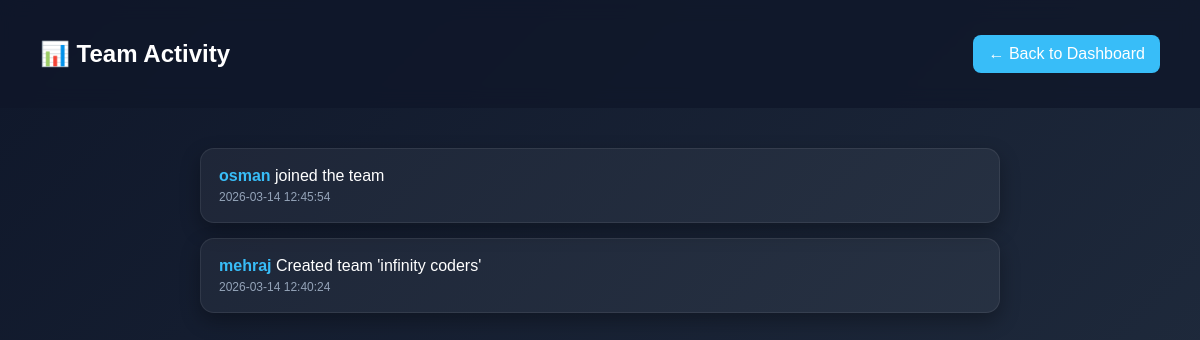
Screenshot of /team_activity (signed in) with the database file from the repository.
### tables this page shows
CREATE TABLE activity_logs (
            id INTEGER PRIMARY KEY AUTOINCREMENT,
            username TEXT,
            action TEXT,
            team_id INTEGER,
            project_id INTEGER,
            timestamp DATETIME DEFAULT CURRENT_TIMESTAMP
         );

### app.py (the view)
@app.route("/team_activity")
def team_activity():
    if not session.get("logged_in"):
        return redirect("/login")
    username = session.get("username")
    conn = sqlite3.connect("users.db",timeout=10)
    cursor = conn.cursor()
    cursor.execute("""
        SELECT username, action, timestamp
        FROM activity_logs
        WHERE team_id IN (
            SELECT team_id FROM team_members WHERE username=?
        )
        ORDER BY id DESC
        LIMIT 20
    """, (username,))
    activities = cursor.fetchall()
    conn.close()
    return render_template(
        "team_activity.html",
        activities=activities
    )

### templates/team_activity.html (shortened to what this page needs)
<!DOCTYPE html>
<html>
<head>
</head>
<body>
<div class="navbar">
<h2>📊 Team Activity</h2>
<a href="/dashboard" class="back">
← Back to Dashboard
</a>
</div>
<div class="container">
{% for a in activities %}
<div class="activity-card">
<span class="user">{{ a[0] }}</span>
{{ a[1] }}
<div class="time">
{{ a[2] }}
</div>
</div>
{% endfor %}
</div>
</body>
</html>

### templates/team_activity.html (style rules this page uses)
body { margin:0; font-family:Poppins,sans-serif; background:linear-gradient(135deg,#0f172a,#1e293b); color:white; }
.navbar { display:flex; justify-content:space-between; align-items:center; padding:20px 40px; background:rgba(15,23,42,0.8); backdrop-filter:blur(10px); }
.back { background:#38bdf8; padding:10px 15px; border-radius:8px; color:white; text-decoration:none; }
.container { max-width:800px; margin:auto; padding:40px; }
.activity-card { background:rgba(255,255,255,0.05); border-radius:14px; padding:18px; margin-bottom:15px; box-shadow:0 8px 20px rgba(0,0,0,0.3); border:1px solid rgba(255,255,255,0.08); transition:0.3s; }
.user { font-weight:bold; color:#38bdf8; }
.time { font-size:12px; color:#94a3b8; margin-top:5px; }

### rows the page displays
activity_logs: username "osman", action "joined the team", timestamp "2026-03-14 12:45:54"
activity_logs: username "mehraj", action "Created team 'infinity coders'", timestamp "2026-03-14 12:40:24"
